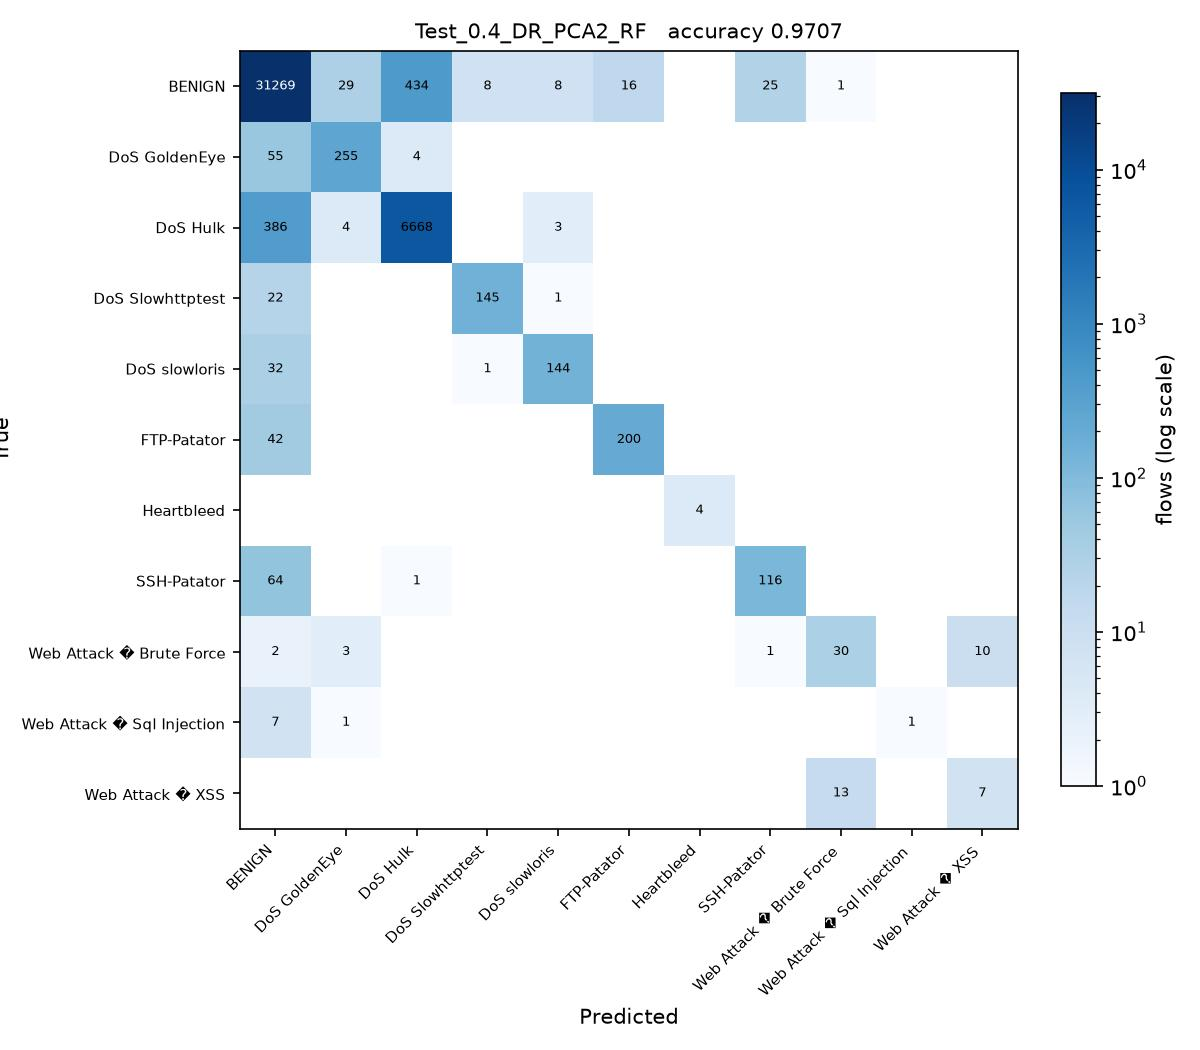

Reproduce this figure in Python.
# Test_0.4_DR_PCA2_RF.py
#
# Test size 0.4  |  PCA, 2 components  |  Random Forest (sheet #7)
#
# This is SGDC_60_40.py with the changes marked CHANGE below and nothing else.

import os
from pathlib import Path

# CHANGE 1: find the folder holding the three CSV files and run from there, so
# the plain file names below resolve no matter where this script is started
# from or how deeply it sits inside the project folder.
HERE = Path(__file__).resolve().parent
for PROJECT in [HERE, *HERE.parents]:
    if (PROJECT / 'Tuesday-WorkingHours.pcap_ISCX.csv').exists():
        os.chdir(PROJECT)
        break
else:
    raise SystemExit('Put this folder inside the folder that holds the three '
                     'CIC-IDS2017 CSV files, then run the script again.')
import numpy as np
import pandas as pd

df1 = pd.read_csv('Tuesday-WorkingHours.pcap_ISCX.csv', low_memory=True)
df2 = pd.read_csv('Wednesday-workingHours.pcap_ISCX.csv', low_memory=True)
df3 = pd.read_csv('Thursday-WorkingHours-Morning-WebAttacks.pcap_ISCX.csv', low_memory=True)

dataset = pd.concat([df1, df2, df3], ignore_index=True)

dataset.columns = dataset.columns.str.strip()

# CHANGE 2: a stratified sample of 100000 flows, the same for every run. An RBF
# SVM on all 1.3 million flows would take about an hour per script.
# At least 50 flows of every class are kept.
label = dataset.columns[-1]
dataset = pd.concat(
    [g.sample(n=min(len(g), max(50, round(100000 * len(g) / len(dataset)))), random_state=0)
     for _, g in dataset.groupby(label)],
    ignore_index=True
)

X = dataset.iloc[:, :-1]
y = dataset.iloc[:, -1]

X = X.apply(pd.to_numeric, errors='coerce')

X.replace([np.inf, -np.inf], np.nan, inplace=True)

from sklearn.impute import SimpleImputer

imputer = SimpleImputer(missing_values=np.nan, strategy='mean')
X = imputer.fit_transform(X)

from sklearn.preprocessing import LabelEncoder

labelencoder_y = LabelEncoder()
y = labelencoder_y.fit_transform(y)

from sklearn.model_selection import train_test_split

X_train, X_test, y_train, y_test = train_test_split(
    X,
    y,
    test_size=0.4,   # CHANGE 3: test size
    random_state=0,
    stratify=y
)

# CHANGE 4: PCA, from PCA_LDA_KErnel_PCA_CODE.pdf (fit only on training data)
from sklearn.decomposition import PCA

pca = PCA(n_components=2)
X_train = pca.fit_transform(X_train)
X_test = pca.transform(X_test)

# CHANGE 5: Random Forest (sheet #7) in place of SGDClassifier
from sklearn.ensemble import RandomForestClassifier

classifier = RandomForestClassifier(
    n_estimators=100,
    criterion='entropy',
    random_state=0
)

classifier.fit(X_train, y_train)

y_pred = classifier.predict(X_test) 

from sklearn.metrics import confusion_matrix
from sklearn.metrics import accuracy_score
from sklearn.metrics import precision_score
from sklearn.metrics import recall_score
from sklearn.metrics import f1_score
from sklearn.metrics import classification_report

cm = confusion_matrix(y_test, y_pred)

print("Confusion Matrix:\n")
print(cm)

print("\nAccuracy : {:.4f}".format(accuracy_score(y_test, y_pred)))
print("\nPrecision : {:.4f}".format(precision_score(y_test, y_pred, average='weighted')))
print("\nRecall : {:.4f}".format(recall_score(y_test, y_pred, average='weighted')))
print("\nF1 Score : {:.4f}".format(f1_score(y_test, y_pred, average='weighted')))

print("\nClassification Report:\n")
print(classification_report(y_test, y_pred))

# CHANGE 6: save the confusion matrix as Test_0.4_DR_PCA2_RF.jpg and record the result
import matplotlib
matplotlib.use('Agg')
import matplotlib.pyplot as plt
from matplotlib.colors import LogNorm

here = HERE                     # the folder this script sits in
names = [str(c) for c in labelencoder_y.classes_]
fig, ax = plt.subplots(figsize=(8, 7))
im = ax.imshow(cm, cmap='Blues', norm=LogNorm(vmin=1))
ax.set_xticks(range(len(names)), names, rotation=45, ha='right', fontsize=7)
ax.set_yticks(range(len(names)), names, fontsize=7)
ax.set_xlabel('Predicted')
ax.set_ylabel('True')
ax.set_title('Test_0.4_DR_PCA2_RF   accuracy {:.4f}'.format(accuracy_score(y_test, y_pred)), fontsize=10)
for i in range(cm.shape[0]):
    for j in range(cm.shape[1]):
        if cm[i, j]:
            ax.text(j, i, cm[i, j], ha='center', va='center', fontsize=6,
                    color='white' if cm[i, j] > cm.max() / 3 else 'black')
fig.colorbar(im, ax=ax, fraction=0.04, label='flows (log scale)')
fig.tight_layout()
fig.savefig(here / 'Test_0.4_DR_PCA2_RF.jpg', dpi=150)
plt.close(fig)

row = pd.DataFrame([{
    'Test': 0.4, 'DR': 'PCA2', 'Clas': 'RF',
    'Acc': round(accuracy_score(y_test, y_pred), 4),
    'Pre': round(precision_score(y_test, y_pred, average='weighted'), 4),
    'Rec': round(recall_score(y_test, y_pred, average='weighted'), 4),
    'F1': round(f1_score(y_test, y_pred, average='weighted'), 4),
    'script': 'Test_0.4_DR_PCA2_RF',
}])
out = PROJECT / 'results' / '75_runs_pca.csv'
out.parent.mkdir(exist_ok=True)
if out.exists():
    old = pd.read_csv(out)
    row = pd.concat([old[old['script'] != 'Test_0.4_DR_PCA2_RF'], row], ignore_index=True)
row.to_csv(out, index=False)
